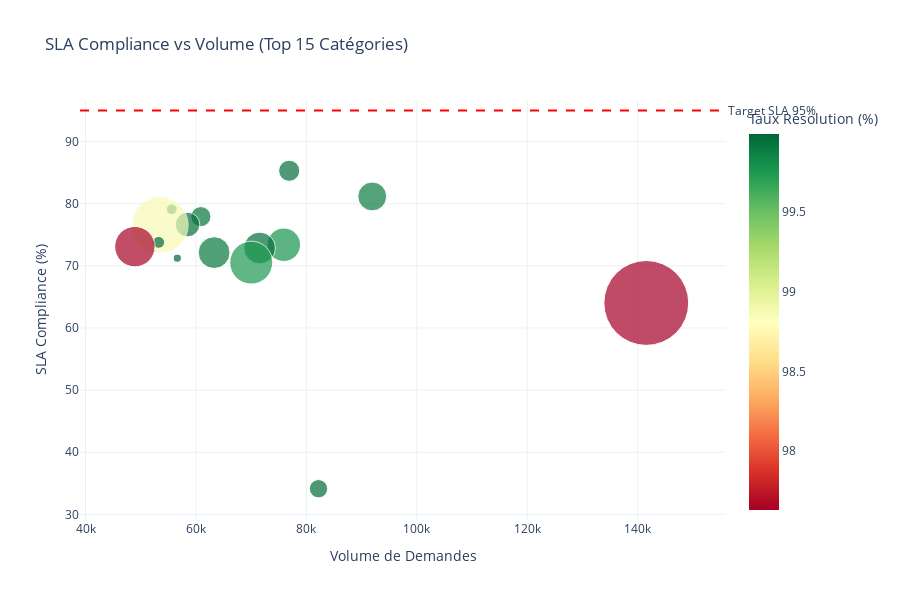

Notebook source saved alongside this figure:
### Code cell
# Visualisation : SLA Compliance vs Volume (Top 15)
df_viz = client_experience_kpis.head(15).copy()

fig = px.scatter(
    df_viz,
    x='total_requests',
    y='sla_compliance',
    size='avg_total_hours',
    color='resolution_rate',
    hover_name='category_name',
    title='SLA Compliance vs Volume (Top 15 Catégories)',
    labels={
        'total_requests': 'Volume de Demandes',
        'sla_compliance': 'SLA Compliance (%)',
        'avg_total_hours': 'Temps Moyen (h)',
        'resolution_rate': 'Taux Résolution (%)'
    },
    color_continuous_scale='RdYlGn',
    size_max=60
)

fig.add_hline(y=95, line_dash="dash", line_color="red", 
              annotation_text="Target SLA 95%", annotation_position="right")

fig.update_layout(height=600)
fig.show()

### Figure 1 — Plotly figure (JSON) as saved in the notebook; plotly's stock layout.template omitted (floating-point values rounded to 4 significant figures)
{"data": [{"hovertemplate": "<b>%{hovertext}</b><br><br>Volume de Demandes=%{x}<br>SLA Compliance (%)=%{y}<br>Temps Moyen (h)=%{marker.size}<br>Taux Résolution (%)=%{marker.color}<extra></extra>", "hovertext": ["Tax", "Cash instruction", "BAU Asset Creation", "CREST", "Others", "Investigation Level 1", "Settlement", "FRPP", "ESMX", "DEFF", "KPI PARIS", "Lux Non-IP", "ORDERS", "Pricing Valuation", "Trade Query"], "legendgroup": "", "marker": {"color": [97.63, 99.89, 99.97, 99.95, 99.78, 99.95, 99.74, 99.91, 99.93, 99.95, 99.99, 99.98, 98.86, 99.98, 97.64], "coloraxis": "coloraxis", "size": [464.8, 53.72, 21.78, 28.73, 72.0, 65.01, 118.9, 65.41, 26.19, 38.88, 4.24, 7.39, 206.3, 9.04, 105.3], "sizemode": "area", "sizeref": 0.1291, "symbol": "circle"}, "mode": "markers", "name": "", "orientation": "v", "showlegend": false, "type": "scatter", "x": [141559, 91925, 82196, 76884, 75916, 71533, 70002, 63285, 60882, 58473, 56622, 55611, 53461, 53250, 48932], "xaxis": "x", "y": [64.03, 81.17, 34.13, 85.3, 73.4, 72.87, 70.52, 72.13, 77.92, 76.64, 71.23, 79.11, 76.56, 73.78, 73.09], "yaxis": "y"}], "layout": {"annotations": [{"showarrow": false, "text": "Target SLA 95%", "x": 1, "xanchor": "left", "xref": "x domain", "y": 95, "yanchor": "middle", "yref": "y"}], "coloraxis": {"colorbar": {"title": {"text": "Taux Résolution (%)"}}, "colorscale": [[0, "rgb(165,0,38)"], [0.1, "rgb(215,48,39)"], [0.2, "rgb(244,109,67)"], [0.3, "rgb(253,174,97)"], [0.4, "rgb(254,224,139)"], [0.5, "rgb(255,255,191)"], [0.6, "rgb(217,239,139)"], [0.7, "rgb(166,217,106)"], [0.8, "rgb(102,189,99)"], [0.9, "rgb(26,152,80)"], [1, "rgb(0,104,55)"]]}, "height": 600, "legend": {"itemsizing": "constant", "tracegroupgap": 0}, "shapes": [{"line": {"color": "red", "dash": "dash"}, "type": "line", "x0": 0, "x1": 1, "xref": "x domain", "y0": 95, "y1": 95, "yref": "y"}], "title": {"text": "SLA Compliance vs Volume (Top 15 Catégories)"}, "xaxis": {"anchor": "y", "domain": [0, 1], "title": {"text": "Volume de Demandes"}}, "yaxis": {"anchor": "x", "domain": [0, 1], "title": {"text": "SLA Compliance (%)"}}}}
